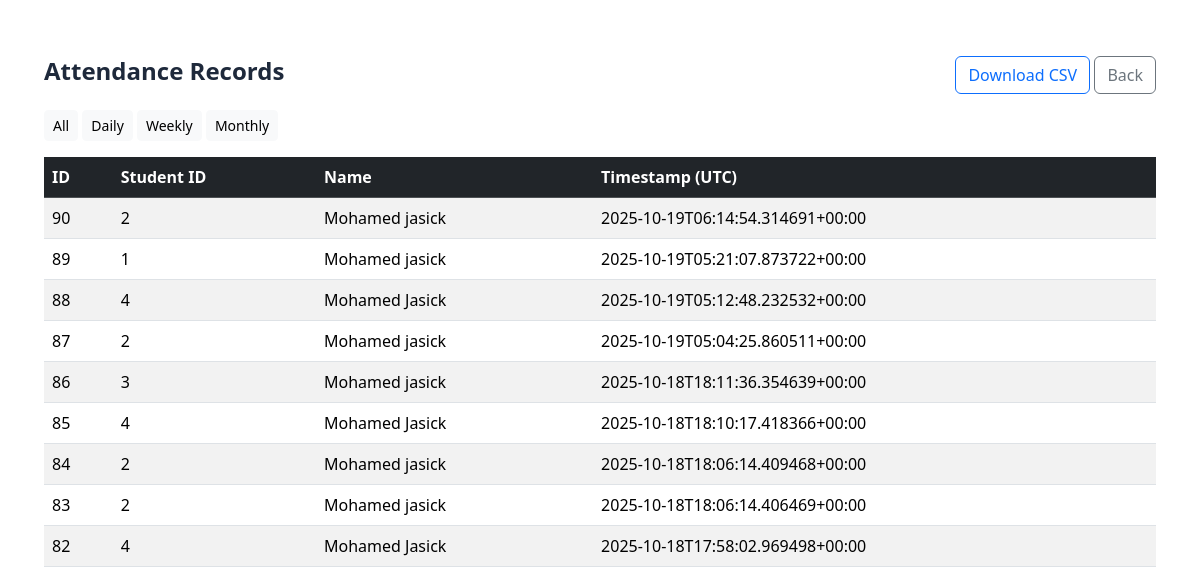
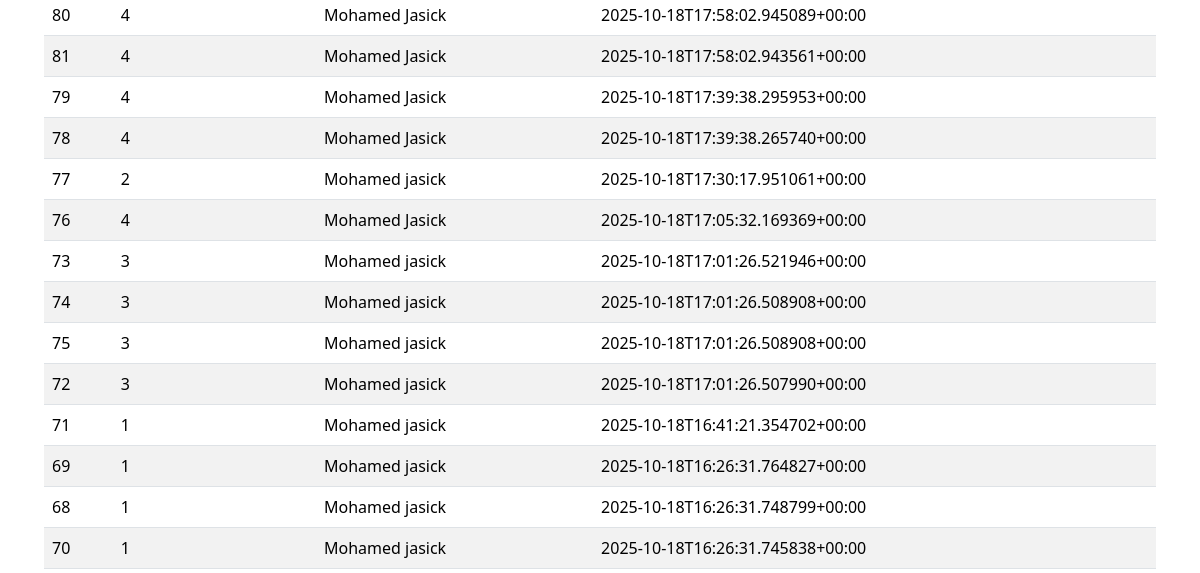
/attendance_record (upper part), run on an earlier commit of the app's database (2 pictures, top to bottom).
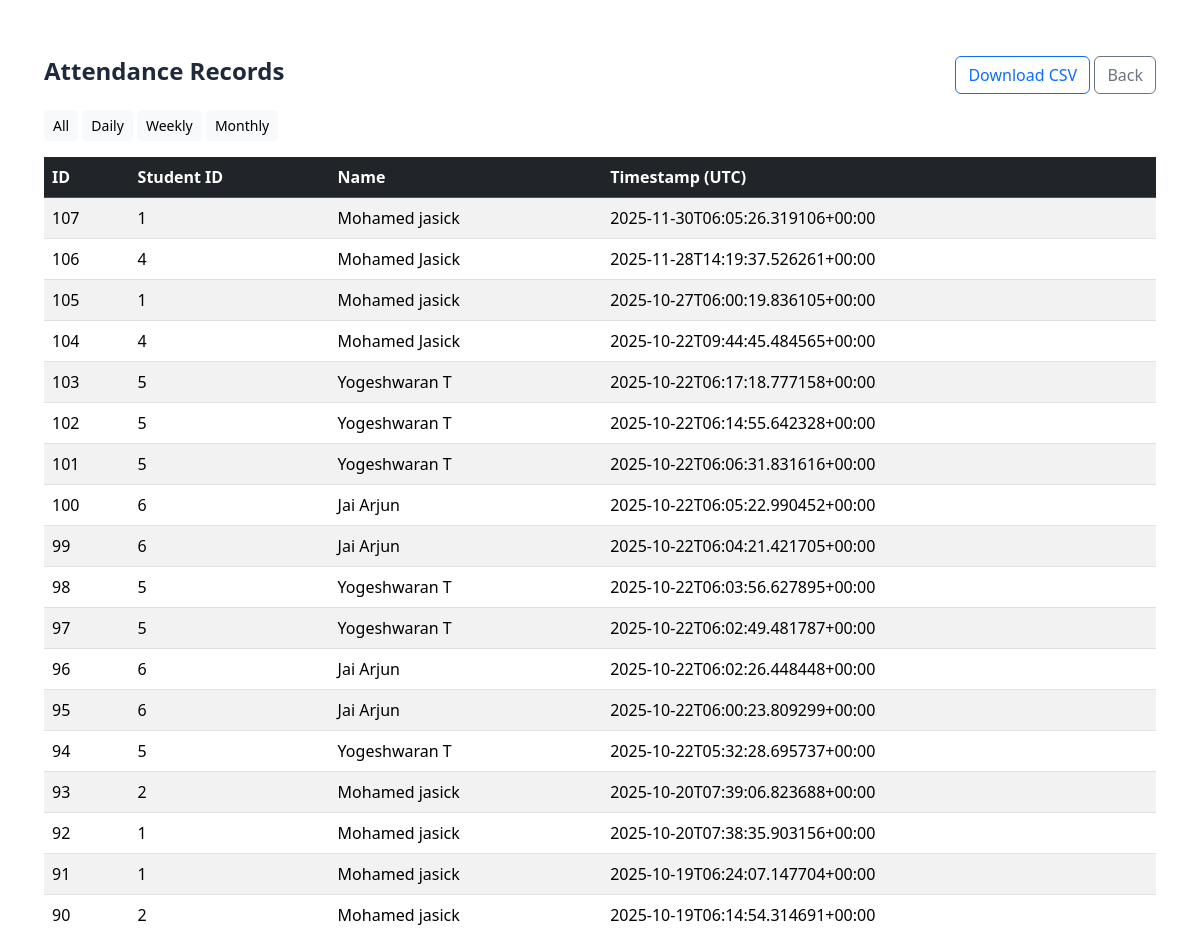
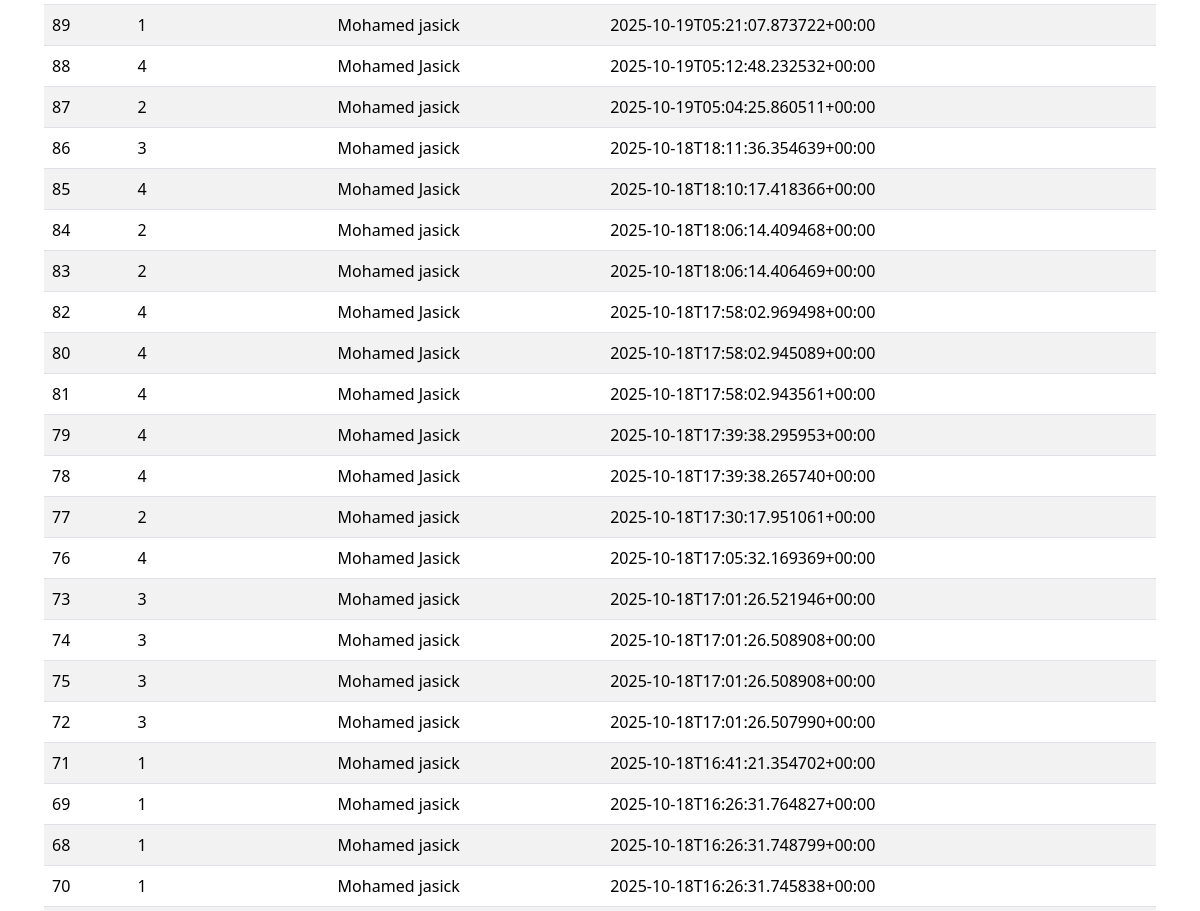
And on a later commit of the database (2 pictures, top to bottom).
### tables this page shows
CREATE TABLE attendance (
                    id INTEGER PRIMARY KEY AUTOINCREMENT,
                    student_id INTEGER,
                    name TEXT,
                    timestamp TEXT
                );

### app.py (the view)
@app.route("/attendance_record", methods=["GET"])
def attendance_record():
    period = request.args.get("period", "all")  # all, daily, weekly, monthly
    conn = sqlite3.connect(DB_PATH)
    c = conn.cursor()
    q = "SELECT id, student_id, name, timestamp FROM attendance"
    params = ()
    if period == "daily":
        today = datetime.date.today().isoformat()
        q += " WHERE date(timestamp) = ?"
        params = (today,)
    elif period == "weekly":
        start = (datetime.date.today() - datetime.timedelta(days=7)).isoformat()
        q += " WHERE date(timestamp) >= ?"
        params = (start,)
    elif period == "monthly":
        start = (datetime.date.today() - datetime.timedelta(days=30)).isoformat()
        q += " WHERE date(timestamp) >= ?"
        params = (start,)
    q += " ORDER BY timestamp DESC LIMIT 5000"
    c.execute(q, params)
    rows = c.fetchall()
    conn.close()
    return render_template("attendance_record.html", records=rows, period=period)

### templates/attendance_record.html (shortened to what this page needs)
<!doctype html>
<html>
<head>
  <link href="https://cdn.jsdelivr.net/npm/bootstrap@5.3.1/dist/css/bootstrap.min.css" rel="stylesheet">
  <link rel="stylesheet" href="{{ url_for('static', filename='css/style.css') }}">
</head>
<body>
<div class="container my-4">
  <div class="d-flex justify-content-between align-items-center mb-3">
    <h4>Attendance Records</h4>
    <div>
      <a class="btn btn-outline-primary" href="/download_csv">Download CSV</a>
      <a class="btn btn-outline-secondary" href="/">Back</a>
    </div>
  </div>
  <div class="mb-3">
    <a href="/attendance_record?period=all" class="btn btn-sm btn-light">All</a>
    <a href="/attendance_record?period=daily" class="btn btn-sm btn-light">Daily</a>
    <a href="/attendance_record?period=weekly" class="btn btn-sm btn-light">Weekly</a>
    <a href="/attendance_record?period=monthly" class="btn btn-sm btn-light">Monthly</a>
  </div>
  <div class="table-responsive">
    <table class="table table-striped">
      <thead class="table-dark">
        <tr><th>ID</th><th>Student ID</th><th>Name</th><th>Timestamp (UTC)</th></tr>
      </thead>
      <tbody>
      {% for r in records %}
        <tr><td>{{ r[0] }}</td><td>{{ r[1] }}</td><td>{{ r[2] }}</td><td>{{ r[3] }}</td></tr>
      {% endfor %}
      </tbody>
    </table>
  </div>
</div>
</body>
</html>

What changed in the data, as far as the page shows it:
added attendance: id "107", student "1", name "Mohamed jasick", timestamp "2025-11-30T06:05:26.319106+00:00"
added attendance: id "106", student "4", name "Mohamed Jasick", timestamp "2025-11-28T14:19:37.526261+00:00"
added attendance: id "105", student "1", name "Mohamed jasick", timestamp "2025-10-27T06:00:19.836105+00:00"
added attendance: id "104", student "4", name "Mohamed Jasick", timestamp "2025-10-22T09:44:45.484565+00:00"
added attendance: id "103", student "5", name "Yogeshwaran T", timestamp "2025-10-22T06:17:18.777158+00:00"
added attendance: id "102", student "5", name "Yogeshwaran T", timestamp "2025-10-22T06:14:55.642328+00:00"
added attendance: id "101", student "5", name "Yogeshwaran T", timestamp "2025-10-22T06:06:31.831616+00:00"
added attendance: id "100", student "6", name "Jai Arjun", timestamp "2025-10-22T06:05:22.990452+00:00"
added attendance: id "99", student "6", name "Jai Arjun", timestamp "2025-10-22T06:04:21.421705+00:00"
added attendance: id "98", student "5", name "Yogeshwaran T", timestamp "2025-10-22T06:03:56.627895+00:00"
added attendance: id "97", student "5", name "Yogeshwaran T", timestamp "2025-10-22T06:02:49.481787+00:00"
added attendance: id "96", student "6", name "Jai Arjun", timestamp "2025-10-22T06:02:26.448448+00:00"
added attendance: id "95", student "6", name "Jai Arjun", timestamp "2025-10-22T06:00:23.809299+00:00"
added attendance: id "94", student "5", name "Yogeshwaran T", timestamp "2025-10-22T05:32:28.695737+00:00"
added attendance: id "93", student "2", name "Mohamed jasick", timestamp "2025-10-20T07:39:06.823688+00:00"
added attendance: id "92", student "1", name "Mohamed jasick", timestamp "2025-10-20T07:38:35.903156+00:00"
added attendance: id "91", student "1", name "Mohamed jasick", timestamp "2025-10-19T06:24:07.147704+00:00"
